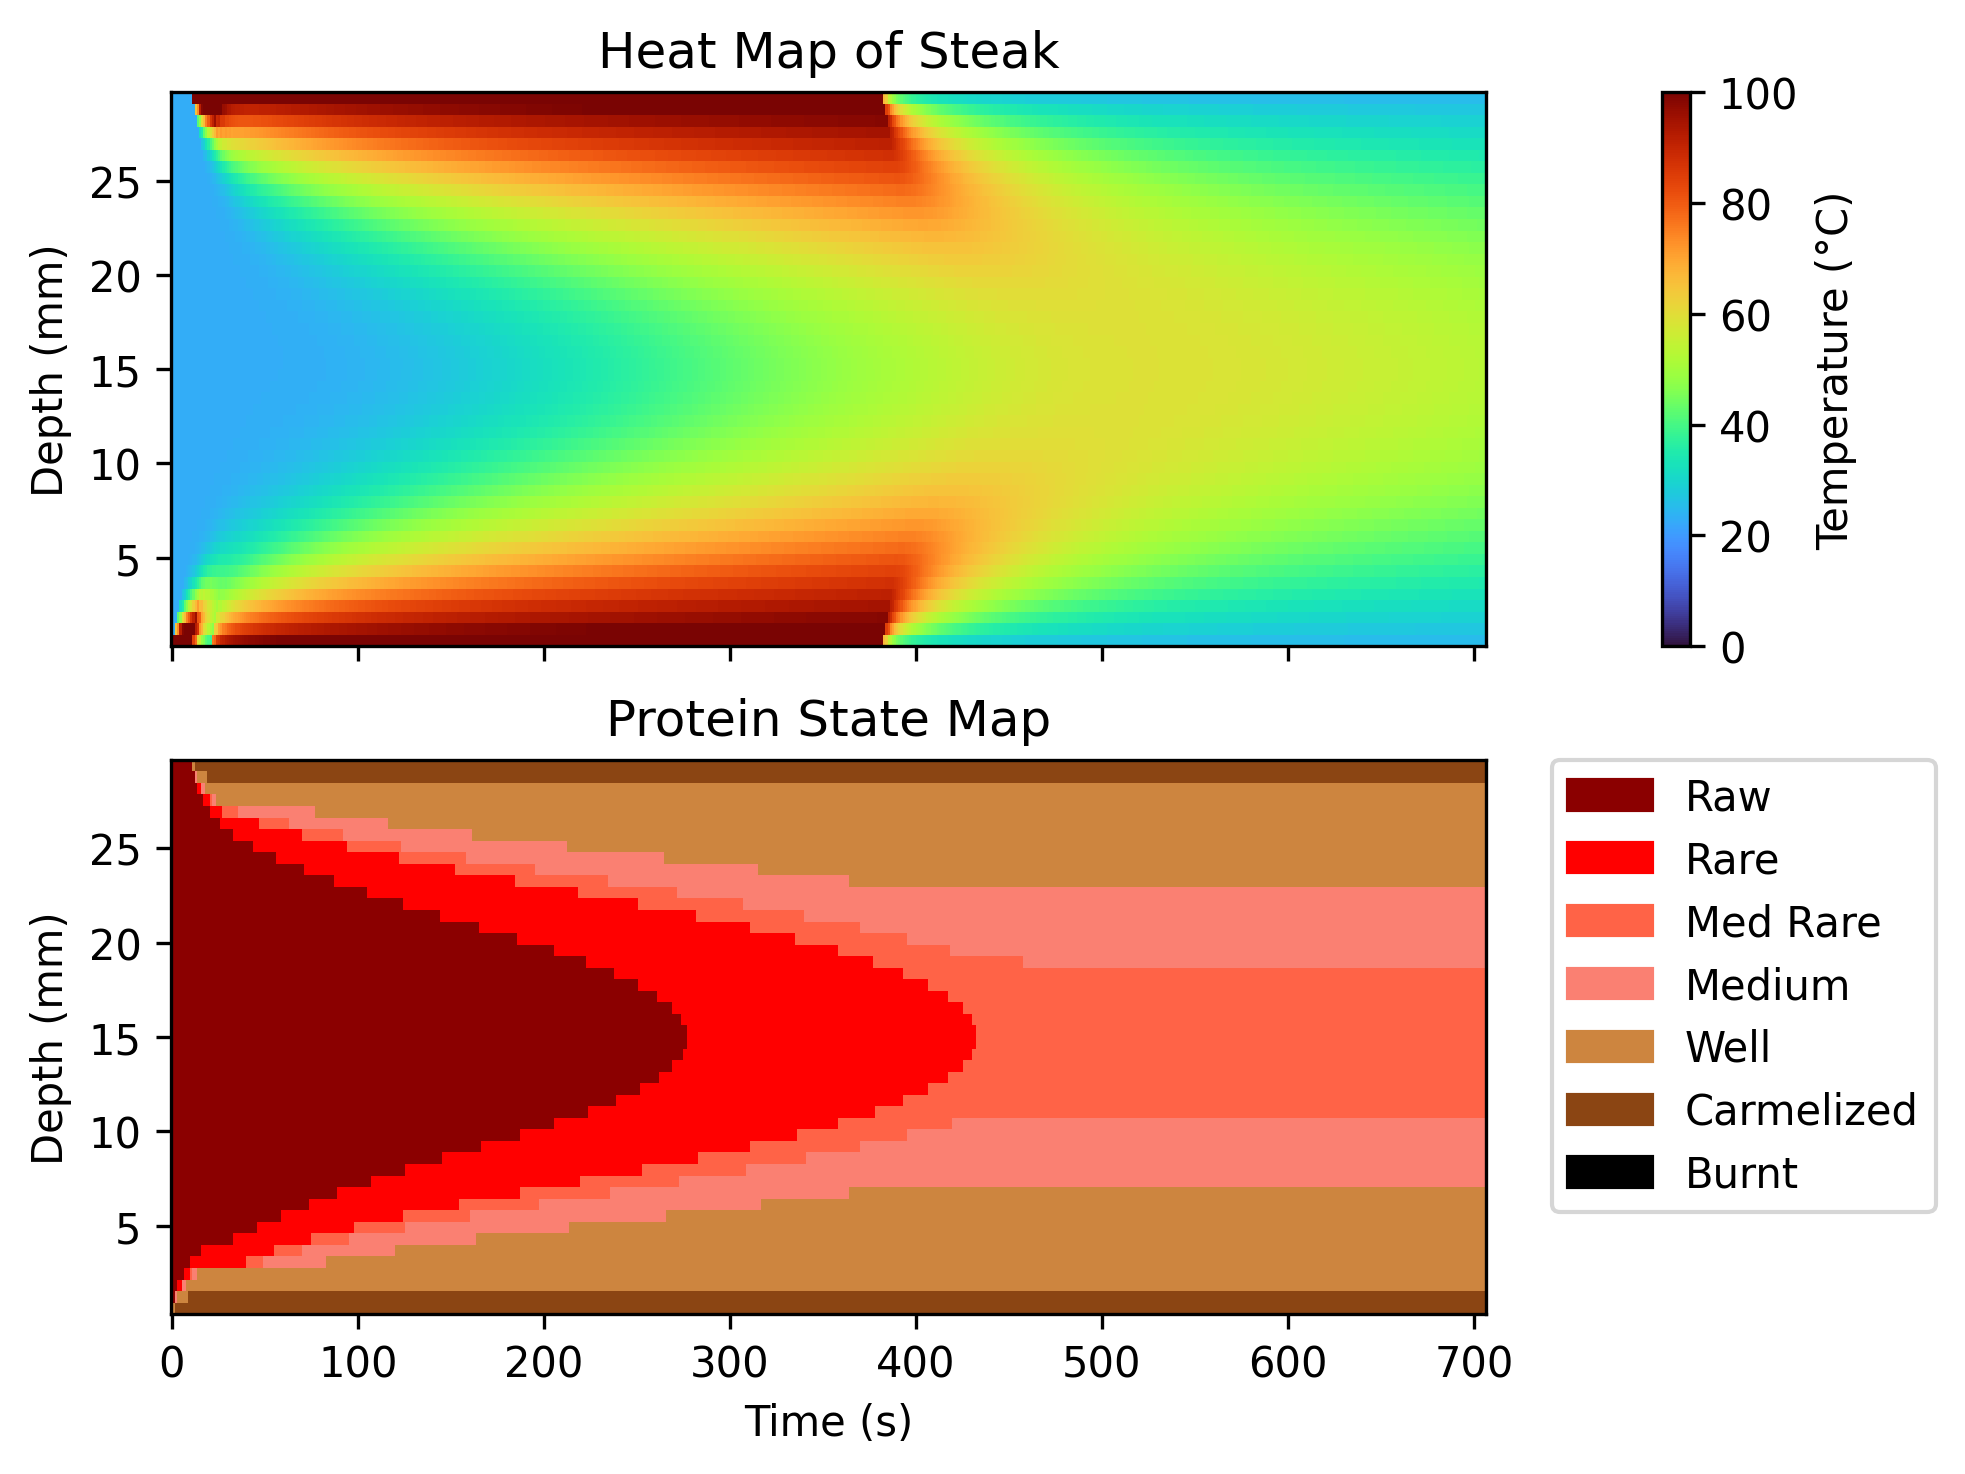

Write Python code to recreate this figure.
import numpy as np
import matplotlib.pyplot as plt
import matplotlib.colors as mc
import matplotlib.patches as mpatches
from mpl_toolkits.axes_grid1 import make_axes_locatable

alpha = 0.14 # Steak diffusivity (mm^2/s)
L = 30 # Steak thickness (mm)
Ny = 50
dy = L/Ny
dt = 0.9 * dy**2 / (2*alpha)
A = alpha * dt / dy**2

T_raw = 23.0
T_air = 23.0
T_myosin = 40.0
T_glycogen = 55.0
T_myoglobin = 60.0
T_actin = 70.0
T_browning = 120.0
T_charring = 180.0


# recipe format is [time, temp_bot, temp_top]
recipe = [[10, 230, T_air], # sear bot
          [10, T_air, 230], # sear top
          [360, 110, 110], # bake
          [325, T_air, T_air]] # rest

TB = np.hstack([np.ones(int(step[0]/dt)+1)*step[1] for step in recipe])
TT = np.hstack([np.ones(int(step[0]/dt)+1)*step[2] for step in recipe])
Nt = len(TB)

# Temperature profile
T = np.ones((Nt,Ny)) * T_raw
T[:, 0] = TB
T[:, -1] = TT

# Protein profile
P = np.ones((Nt, Ny)) * T_raw

# Diffuse
for n in range(Nt-1):
    T[n+1, 1:-1] = T[n, 1:-1] + A * (T[n, 2:] - 2*T[n, 1:-1] + T[n, :-2])
    P[n+1] = np.maximum(P[n], T[n+1])

## Create Plots
fig, (ax1, ax2) = plt.subplots(2, 1, sharex=True, constrained_layout=True)

t = np.arange(Nt) * dt
y = np.linspace(0, L, Ny)

# Remove the heat sources
y_plot = y[1:-1]
T_plot = T[:, 1:-1]
P_plot = P[:, 1:-1]

# Temperature heatmap
im = ax1.pcolormesh(t, y_plot, T_plot.T, cmap="turbo",
                    norm = mc.Normalize(vmin=0, vmax=100)
                    )
ax1.set_title("Heat Map of Steak")
ax1.set_ylabel("Depth (mm)")
fig.colorbar(im, ax=ax1, pad=-.2, label="Temperature (°C)")


# Define steak colormap
p_colors = {"Raw":"darkred", "Rare":"red", "Med Rare":"tomato", "Medium":"salmon", "Well":"peru", "Carmelized":"saddlebrown", "Burnt":"black"}
patches = [mpatches.Patch(color=col, label=lab) for lab, col in p_colors.items()]
steak_cmap = mc.ListedColormap(p_colors.values())
steak_norm = mc.BoundaryNorm([0, T_myosin, T_glycogen, T_myoglobin, T_actin, T_browning, T_charring,5000], ncolors=steak_cmap.N)

# Protein state map
im2 = ax2.pcolormesh(t, y_plot, P_plot.T, cmap=steak_cmap, norm=steak_norm)

ax2.set_xlabel('Time (s)')
ax2.set_ylabel('Depth (mm)')
ax2.set_title('Protein State Map')
ax2.legend(handles=patches, bbox_to_anchor=(1.05, 1), loc="upper left", borderaxespad=0)
plt.savefig("steak.png", dpi=300, bbox_inches="tight")
plt.show()



































































































